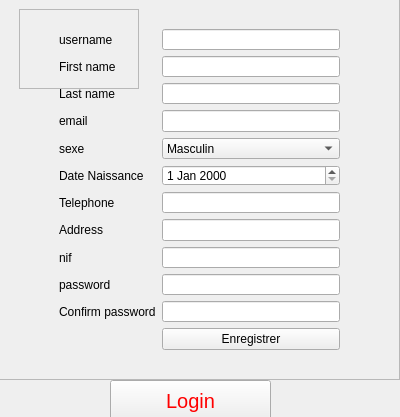
<?xml version="1.0" encoding="UTF-8"?>
<ui version="4.0">
 <class>LoginForm</class>
 <widget class="QWidget" name="LoginForm">
  <property name="geometry">
   <rect>
    <x>0</x>
    <y>0</y>
    <width>400</width>
    <height>417</height>
   </rect>
  </property>
  <property name="windowTitle">
   <string>Form</string>
  </property>
  <widget class="QFrame" name="LoginFm">
   <property name="geometry">
    <rect>
     <x>-1</x>
     <y>-1</y>
     <width>401</width>
     <height>381</height>
    </rect>
   </property>
   <property name="frameShape">
    <enum>QFrame::StyledPanel</enum>
   </property>
   <property name="frameShadow">
    <enum>QFrame::Raised</enum>
   </property>
   <widget class="QWidget" name="formLayoutWidget">
    <property name="geometry">
     <rect>
      <x>60</x>
      <y>30</y>
      <width>281</width>
      <height>341</height>
     </rect>
    </property>
    <layout class="QFormLayout" name="formLayout_2">
     <item row="0" column="0">
      <widget class="QLabel" name="usernameLabel">
       <property name="text">
        <string>username</string>
       </property>
      </widget>
     </item>
     <item row="0" column="1">
      <widget class="QLineEdit" name="usernameLineEdit"/>
     </item>
     <item row="1" column="0">
      <widget class="QLabel" name="firstnameLabel">
       <property name="text">
        <string>First name</string>
       </property>
      </widget>
     </item>
     <item row="1" column="1">
      <widget class="QLineEdit" name="firstnameLineEdit"/>
     </item>
     <item row="2" column="0">
      <widget class="QLabel" name="lastnameLabel">
       <property name="text">
        <string>Last name</string>
       </property>
      </widget>
     </item>
     <item row="2" column="1">
      <widget class="QLineEdit" name="lastnameLineEdit"/>
     </item>
     <item row="3" column="0">
      <widget class="QLabel" name="emailLabel">
       <property name="text">
        <string>email</string>
       </property>
      </widget>
     </item>
     <item row="3" column="1">
      <widget class="QLineEdit" name="emailLineEdit"/>
     </item>
     <item row="4" column="0">
      <widget class="QLabel" name="sexeLabel">
       <property name="text">
        <string>sexe</string>
       </property>
      </widget>
     </item>
     <item row="4" column="1">
      <widget class="QComboBox" name="sexeComboBox">
       <item>
        <property name="text">
         <string>Masculin</string>
        </property>
       </item>
       <item>
        <property name="text">
         <string>Féminin</string>
        </property>
       </item>
      </widget>
     </item>
     <item row="5" column="0">
      <widget class="QLabel" name="dateNaissanceLabel">
       <property name="text">
        <string>Date Naissance</string>
       </property>
      </widget>
     </item>
     <item row="5" column="1">
      <widget class="QDateEdit" name="dateNaissanceDateEdit"/>
     </item>
     <item row="6" column="0">
      <widget class="QLabel" name="telLabel">
       <property name="text">
        <string>Telephone</string>
       </property>
      </widget>
     </item>
     <item row="6" column="1">
      <widget class="QLineEdit" name="telLineEdit"/>
     </item>
     <item row="7" column="0">
      <widget class="QLabel" name="addressLabel">
       <property name="text">
        <string>Address</string>
       </property>
      </widget>
     </item>
     <item row="7" column="1">
      <widget class="QLineEdit" name="addressLineEdit"/>
     </item>
     <item row="8" column="0">
      <widget class="QLabel" name="nifLabel">
       <property name="text">
        <string>nif</string>
       </property>
      </widget>
     </item>
     <item row="8" column="1">
      <widget class="QLineEdit" name="nifLineEdit"/>
     </item>
     <item row="9" column="0">
      <widget class="QLabel" name="passwordLabel">
       <property name="text">
        <string>password</string>
       </property>
      </widget>
     </item>
     <item row="9" column="1">
      <widget class="QLineEdit" name="passwordLineEdit"/>
     </item>
     <item row="10" column="0">
      <widget class="QLabel" name="confirmPasswordLabel">
       <property name="text">
        <string>Confirm password</string>
       </property>
      </widget>
     </item>
     <item row="10" column="1">
      <widget class="QLineEdit" name="confirmPasswordLineEdit"/>
     </item>
     <item row="11" column="1">
      <widget class="QPushButton" name="pushButton">
       <property name="text">
        <string>Enregistrer</string>
       </property>
      </widget>
     </item>
     <item row="12" column="0">
      <widget class="QLabel" name="label">
       <property name="text">
        <string/>
       </property>
      </widget>
     </item>
    </layout>
   </widget>
   <widget class="QFrame" name="frame_2">
    <property name="geometry">
     <rect>
      <x>20</x>
      <y>10</y>
      <width>120</width>
      <height>80</height>
     </rect>
    </property>
    <property name="frameShape">
     <enum>QFrame::StyledPanel</enum>
    </property>
    <property name="frameShadow">
     <enum>QFrame::Raised</enum>
    </property>
   </widget>
  </widget>
  <widget class="QPushButton" name="pushButton_2">
   <property name="geometry">
    <rect>
     <x>110</x>
     <y>380</y>
     <width>161</width>
     <height>41</height>
    </rect>
   </property>
   <property name="styleSheet">
    <string notr="true">color: rgb(255, 0, 0);
font-size: 20px;</string>
   </property>
   <property name="text">
    <string>Login</string>
   </property>
  </widget>
 </widget>
 <resources/>
 <connections/>
</ui>
